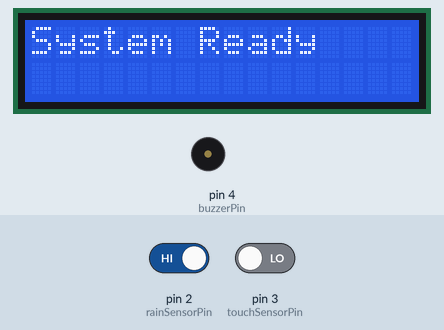
This sketch was run on a simulated Arduino Uno, built with avr-gcc and run on an emulated ATmega328P. Parts: 16×2 character LCD, buzzer (waves = sounding, pin HIGH). Inputs (shaded band) come from the test bench; at power-on: pin 2 (rainSensorPin) HIGH, pin 3 (touchSensorPin) LOW.

Above: at 0.1 s.
3.3 s: pin 2 (rainSensorPin) driven LOW
At 4.5 s:
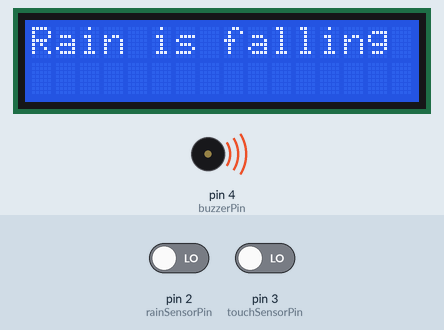
4.8 s: pin 3 (touchSensorPin) driven HIGH
At 5.8 s:
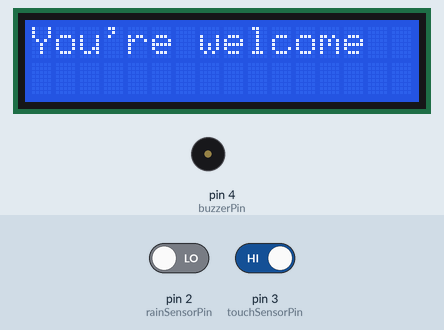
6.3 s: pin 3 (touchSensorPin) driven LOW
At 8.9 s:
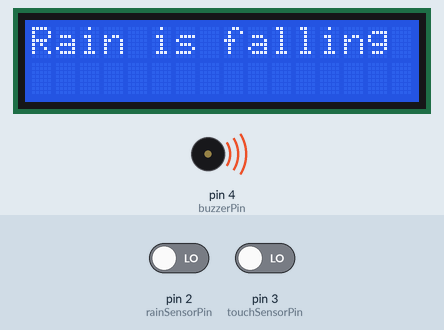
Timing chart, 0 to 10.4 s (numbered marks = the images above; inputs shaded):
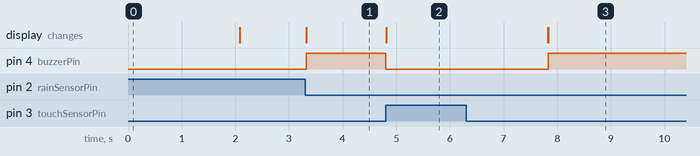

Measured:
- after the input at 3.3 s, pin 4 (buzzerPin): LOW → HIGH at once; the display: changes at once (image 1)
- after the input at 4.8 s, pin 4 (buzzerPin): HIGH → LOW at once; the display: changes at once (image 2)
- after the input at 6.3 s, pin 4 (buzzerPin): LOW → HIGH after 1.5 s; the display: first differs from a run without the input after 1.5 s (image 3)

The sketch:

smart_rain_detector_touch_buzzer_lcd.ino
```cpp
#include <Wire.h>
#include <LiquidCrystal_I2C.h>

// Initialize the LCD (Address 0x27 is common, 16 columns, 2 rows)
LiquidCrystal_I2C lcd(0x27, 16, 2);

// Pin Definitions
const int rainSensorPin = 2;
const int touchSensorPin = 3;
const int buzzerPin = 4;

// Variables to keep track of the system state
bool alarmActive = false;

void setup() {
  // Initialize Serial Monitor (optional, for debugging)
  Serial.begin(9600);

  // Initialize Pins
  pinMode(rainSensorPin, INPUT);
  pinMode(touchSensorPin, INPUT);
  pinMode(buzzerPin, OUTPUT);

  // Initialize LCD
  lcd.init();
  lcd.backlight();

  // Welcome screen on startup
  lcd.setCursor(0, 0);
  lcd.print("System Ready");
  delay(2000);
  lcd.clear();
}

void loop() {
  // Read sensor values (LOW usually means rain detected on digital rain sensors)
  int rainDetected = digitalRead(rainSensorPin);
  int touchDetected = digitalRead(touchSensorPin);

  // Check if rain is detected (Adjust to HIGH if your sensor outputs HIGH when wet)
  if (rainDetected == LOW && !alarmActive) {
    alarmActive = true;
    lcd.clear();
    lcd.setCursor(0, 0);
    lcd.print("Rain is falling");
  }

  // If the alarm is triggered, keep the buzzer sounding
  if (alarmActive) {
    digitalWrite(buzzerPin, HIGH);
  } else {
    digitalWrite(buzzerPin, LOW);
  }

  // Check if the touch sensor is pressed to turn off the alarm
  if (touchDetected == HIGH && alarmActive) {
    alarmActive = false;         // Reset the alarm state
    digitalWrite(buzzerPin, LOW); // Turn off buzzer immediately

    // Display "You're welcome"
    lcd.clear();
    lcd.setCursor(0, 0);
    lcd.print("You're welcome");

    delay(3000); // Keep message on screen for 3 seconds
    lcd.clear();
  }
}
```
